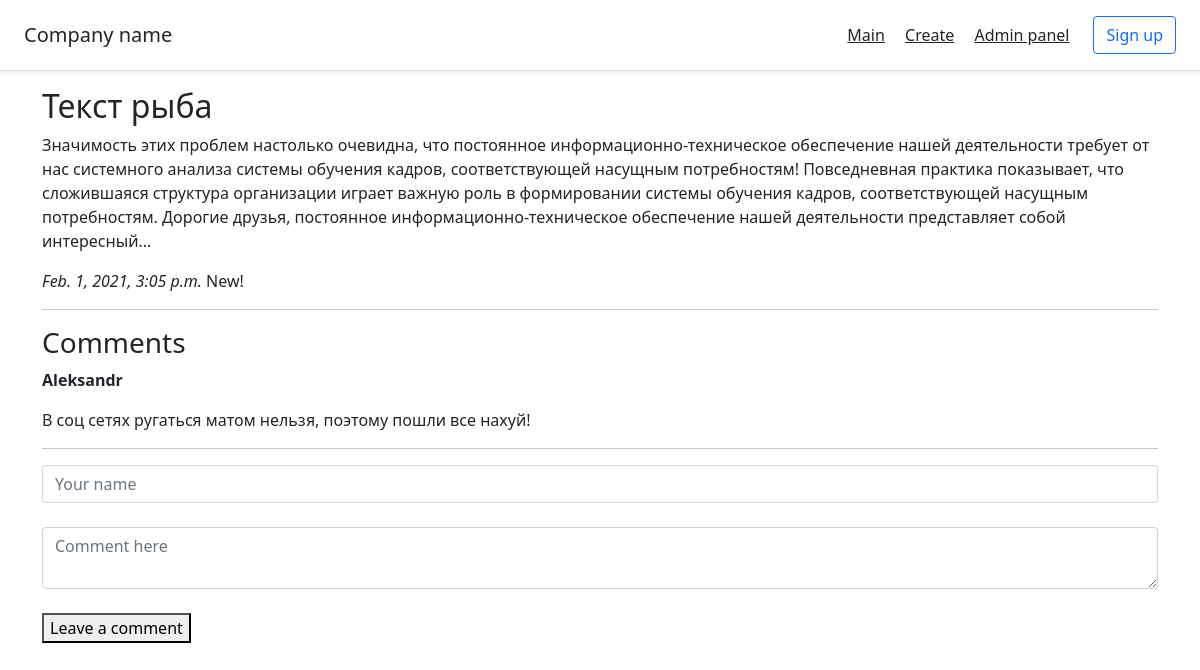
Screenshot of /15/ with the database file from the repository.
### myfirst/apps/articles/models.py (models this page shows, shortened)
class Article(models.Model):
    article_title = models.CharField('Article title', max_length=255)
    article_text = models.TextField('Article text')
    pub_date = models.DateTimeField('Publication date')
    def was_published_recently(self):
        return self.pub_date >= (timezone.now() - datetime.timedelta(days=7))
    class Meta:
        verbose_name = 'Статья'
        verbose_name_plural = 'Статьи'

class Comment(models.Model):
    article = models.ForeignKey(Article, on_delete=models.CASCADE)
    author_name = models.CharField('Author name', max_length=50)
    comment_text = models.CharField('Comment text', max_length=255)
    class Meta:
        verbose_name = 'Комментарий'
        verbose_name_plural = 'Комментарии'

### myfirst/apps/articles/views.py (the view)
# urls.py: path('<int:article_id>/', views.detail, name='detail'),
def detail(request, article_id):
    try:
        a = Article.objects.get(id=article_id)
    except:
        raise Http404("Article not found")
    latest_comments_list = a.comment_set.order_by('-id')[:5]
    return render(request, 'articles/detail.html', {'article': a, 'latest_comments_list': latest_comments_list})

### myfirst/templates/articles/detail.html (shortened to what this page needs)
{% extends 'base.html' %}
{% block content %}
<h2>{{article.article_title}}</h2>
<p>{{article.article_text}}</p>
<em>{{article.pub_date}}</em>
{% if article.was_published_recently %}
New!
{% endif %}
<hr>
{% if latest_comments_list %}
<H3>Comments</H3>
    {% for c in latest_comments_list %}
        <p>
            <strong>{{c.author_name}}</strong>
            <p>{{c.comment_text}}</p>
        </p>
    {% endfor %}
{% else %}
No comments yet...
{% endif %}
<hr>
<form action="{% url 'articles:leave_comment' article.id %}" method="post">
    <input type="text" required placeholder="Your name" name="name" class="form-control"><br>
    <textarea name="text" required="" placeholder="Comment here" class="form-control"></textarea><br>
    <button type="submit">Leave a comment</button>
</form>
<br>
{% endblock %}

### myfirst/templates/base.html (shortened to what this page needs)
<!DOCTYPE html>
<html lang="en">
<head>
    <link href="https://cdn.jsdelivr.net/npm/bootstrap@5.0.0-beta1/dist/css/bootstrap.min.css" rel="stylesheet">
</head>
<body>
<header class="d-flex flex-column flex-md-row align-items-center p-3 px-md-4 mb-3 bg-white border-bottom shadow-sm">
  <p class="h5 my-0 me-md-auto fw-normal">Company name</p>
  <nav class="my-2 my-md-0 me-md-3">
    <a class="p-2 text-dark" href="/">Main</a>
    <a class="p-2 text-dark" href="create">Create</a>
      <a class="p-2 text-dark" href="admin">Admin panel</a>
  </nav>
  <a class="btn btn-outline-primary" href="#">Sign up</a>
</header>
<div class="container">
{% block content %}{% endblock %}
</div>
</body>
</html>

### rows the page displays
Article: article_title "Текст рыба", article_text "Значимость этих проблем настолько очевидна, что постоянное информационно-техническое обеспечение нашей деятельности требует от нас системного анализа системы обучения кадров, соответствующей насущным потребностям! Повседневная практика показывает, что сложившаяся структура организации играет важную роль в формировании системы обучения кадров, соответствующей насущным потребностям. Дорогие друзья, постоянное информационно-техническое обеспечение нашей деятельности представляет собой интересный...", pub_date "Feb. 1, 2021, 3:05 p.m."
Comment: author_name "Aleksandr", comment_text "В соц сетях ругаться матом нельзя, поэтому пошли все нахуй!"
